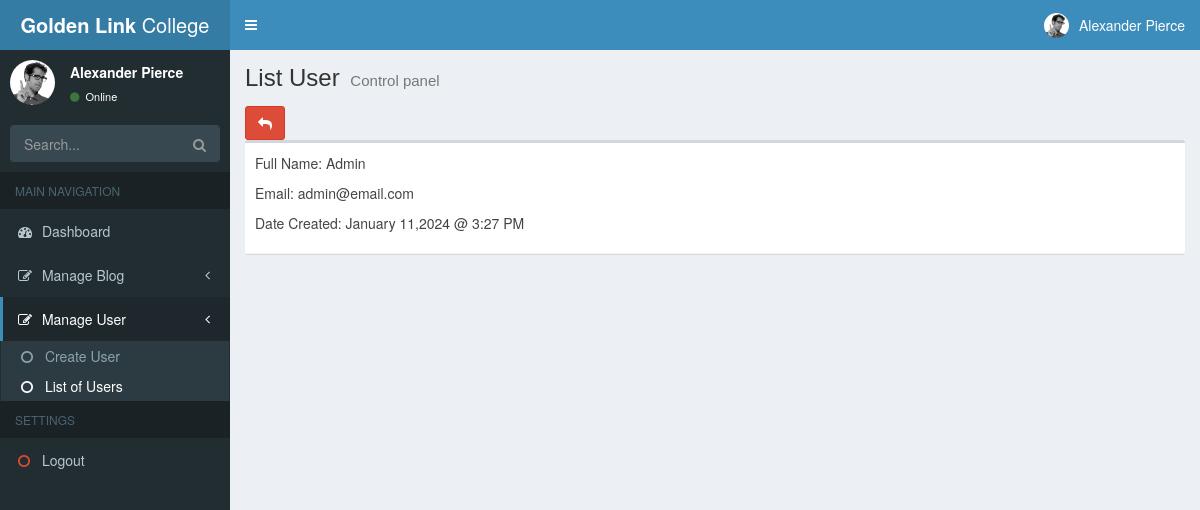
Screenshot of /backend/user.php?id=1 with the database file from the repository.
### tables this page shows
CREATE TABLE "users" (
	"id"	INTEGER NOT NULL,
	"full_name"	varchar(255),
	"email"	varchar(45),
	"password"	varchar(45),
	"created_at"	datetime,
	"updated_at"	datetime,
	PRIMARY KEY("id" AUTOINCREMENT)
);

### connection.php (called while the page is built, shortened)
<?php
$connection = new PDO('sqlite:' . __DIR__ . '/database.db');
function fetch_record($query, $id = 0) {
    global $connection;
    $stmt = $connection->prepare($query);
    if (!$id == 0) {
        $stmt->execute([$id]);
        return $stmt->fetch();
    }
    return 'Fetch Record Error';
}

### backend/user.php (the view, shortened to what this page needs)
<?php
require_once('../connection.php');
require_once('header.php');
$query = "SELECT * FROM users WHERE id = ? ";
$user = fetch_record($query, $_GET['id']);
?>
<section class="content">
    <div class="row">
        <div class="col-xs-12">
            <a href="listusers.php" class="btn btn-danger"><i class='fa fa-reply'></i></a>
            <div class="box">
                <div class="box-header with-border">
                    <p>
                        Full Name: <?= $user['full_name'] ?>
                    </p>
                    <p>Email: <?= $user['email']?></p>
                    <p>
                        Date Created: <?= date_format(date_create($user['created_at']), 'F d,Y @ g:i A') ?>
                    </p>
                </div>
            </div>
        </div>
    </div>
</section>
<?php require_once('footer.php'); ?>

### rows the page displays
users: full_name "Admin", email "admin@email.com", created_at "January 11,2024 @ 3:27 PM"

### other values shown
$_SESSION['site-title'] "List User"
